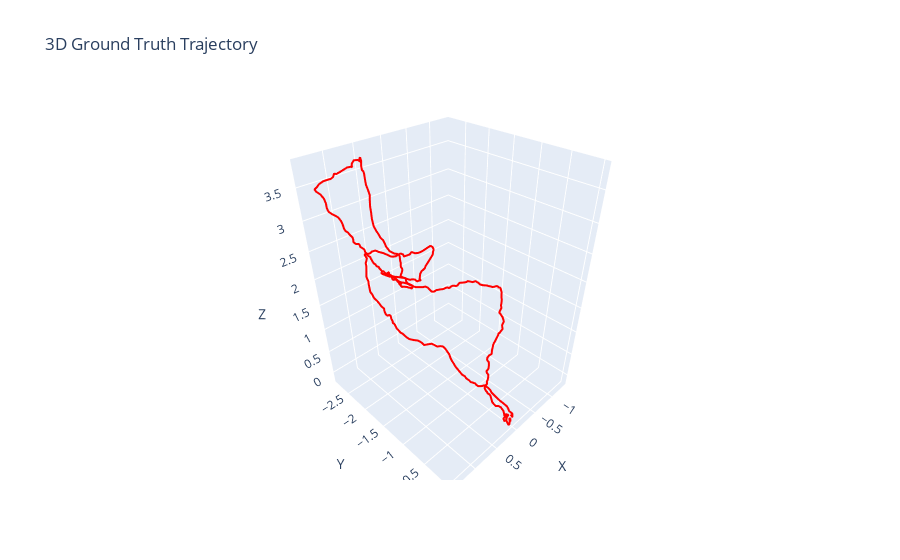

The code cell stored with this chart in its notebook:
### Code cell
import plotly.graph_objs as go
import numpy as np

gt_file = r"C:\VisualOdometry\falcon_indoor_flight_1_pose_evo_gt.txt"
gt_positions = []
with open(gt_file, "r") as f:
    for line in f:
        if line.strip() == "" or line.startswith("#"):
            continue
        parts = line.strip().split()
        tx, ty, tz = map(float, parts[1:4])
        gt_positions.append([tx, ty, tz])
gt_positions = np.array(gt_positions)

fig = go.Figure(
    data=[
        go.Scatter3d(
            x=gt_positions[:, 0],
            y=gt_positions[:, 1],
            z=gt_positions[:, 2],
            mode="lines",
            line=dict(color="red", width=4),
        )
    ]
)
fig.update_layout(
    scene=dict(xaxis_title="X", yaxis_title="Y", zaxis_title="Z"),
    title="3D Ground Truth Trajectory",
)
fig.show()

### Figure 1 — Plotly figure (JSON) as saved in the notebook; plotly's stock layout.template omitted (floating-point values rounded to 4 significant figures; data arrays with more than 128 entries replaced by an {"elided": "..."} marker saying what was removed)
{"data": [{"line": {"color": "red", "width": 4}, "mode": "lines", "type": "scatter3d", "x": {"elided": "570 float values"}, "y": {"elided": "570 float values"}, "z": {"elided": "570 float values"}}], "layout": {"scene": {"xaxis": {"title": {"text": "X"}}, "yaxis": {"title": {"text": "Y"}}, "zaxis": {"title": {"text": "Z"}}}, "title": {"text": "3D Ground Truth Trajectory"}}}
